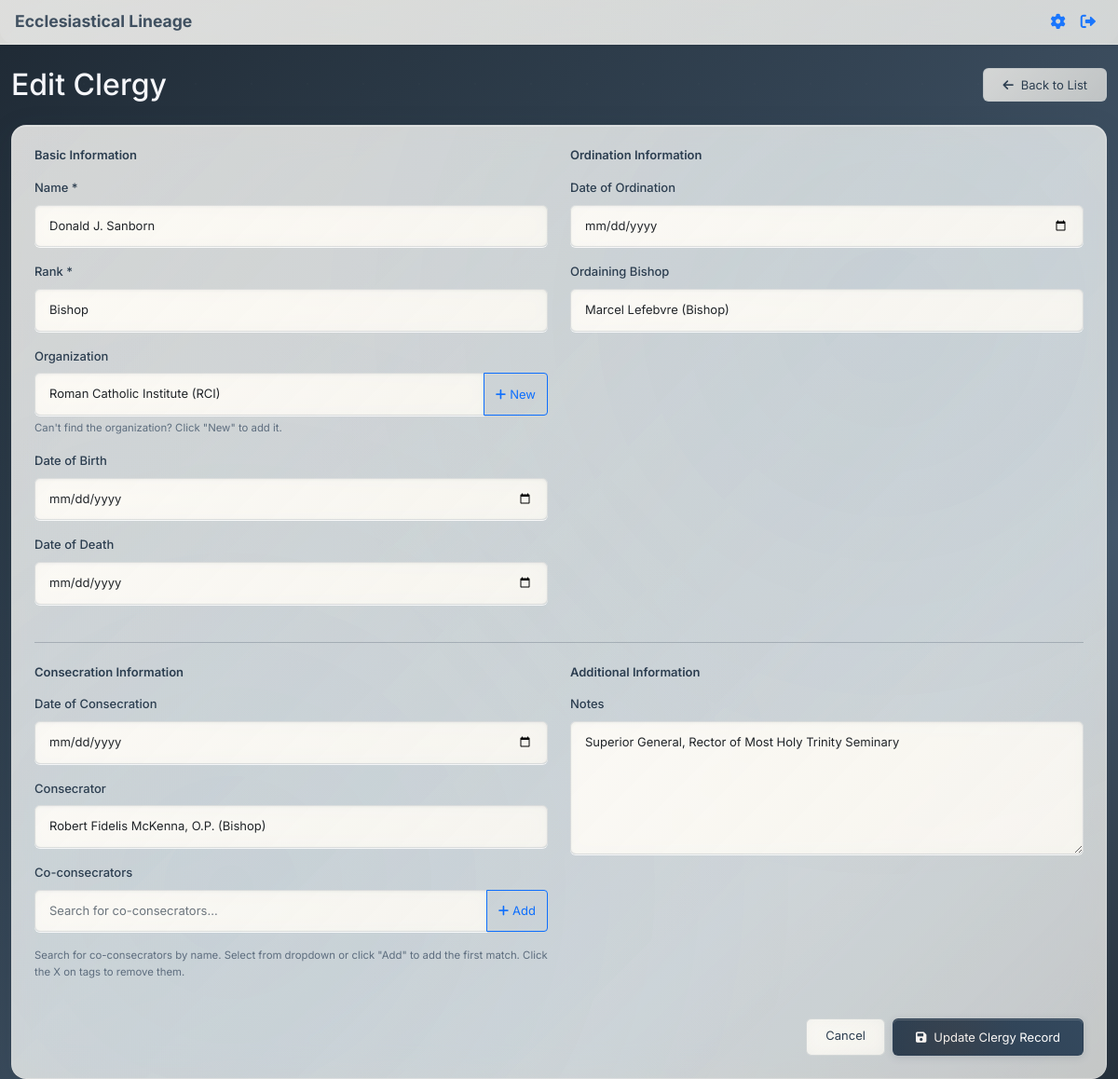
/clergy/1/edit (signed in), run on the app's committed database.
### app.py (models this page shows, shortened)
class Clergy(db.Model):
    id = db.Column(db.Integer, primary_key=True)
    name = db.Column(db.String(200), nullable=False)
    rank = db.Column(db.String(100), nullable=False)
    organization = db.Column(db.String(200))
    date_of_birth = db.Column(db.Date)
    date_of_ordination = db.Column(db.Date)
    ordaining_bishop_id = db.Column(db.Integer, db.ForeignKey('clergy.id'))
    date_of_consecration = db.Column(db.Date)
    consecrator_id = db.Column(db.Integer, db.ForeignKey('clergy.id'))
    co_consecrators = db.Column(db.Text)  # JSON array of clergy IDs
    date_of_death = db.Column(db.Date)
    notes = db.Column(db.Text)
    ordaining_bishop = db.relationship('Clergy', foreign_keys=[ordaining_bishop_id], remote_side=[id])
    consecrator = db.relationship('Clergy', foreign_keys=[consecrator_id], remote_side=[id])
    def get_co_consecrators(self):
        if self.co_consecrators:
            return json.loads(self.co_consecrators)
        return []

class Rank(db.Model):
    id = db.Column(db.Integer, primary_key=True)
    name = db.Column(db.String(100), unique=True, nullable=False)
    description = db.Column(db.Text)
    color = db.Column(db.String(7), nullable=False, default="#000000")
    created_at = db.Column(db.DateTime, default=datetime.utcnow)

class Organization(db.Model):
    id = db.Column(db.Integer, primary_key=True)
    name = db.Column(db.String(200), unique=True, nullable=False)
    abbreviation = db.Column(db.String(20), unique=True)  # Short code for the organization
    description = db.Column(db.Text)
    color = db.Column(db.String(7), nullable=False, default="#27ae60")
    created_at = db.Column(db.DateTime, default=datetime.utcnow)

### app.py (the view, shortened to what this page needs)
@app.route('/clergy/<int:clergy_id>/edit', methods=['GET', 'POST'])
def edit_clergy(clergy_id):
    if 'user_id' not in session:
        flash('Please log in to edit clergy records.', 'error')
        return redirect(url_for('login'))
    clergy = Clergy.query.get_or_404(clergy_id)
    all_clergy = Clergy.query.all()
    all_clergy_data = [
        {
            'id': clergy_member.id,
            'name': clergy_member.name,
            'rank': clergy_member.rank,
            'organization': clergy_member.organization
        }
        for clergy_member in all_clergy
    ]
    ranks = Rank.query.order_by(Rank.name).all()
    organizations = Organization.query.order_by(Organization.name).all()
    return render_template('add_clergy.html',
                         clergy=clergy,
                         all_clergy=all_clergy,
                         all_clergy_data=all_clergy_data,
                         ranks=ranks,
                         organizations=organizations,
                         edit_mode=True)

### templates/add_clergy.html (shortened to what this page needs)
{% extends "base.html" %}
{% block full_content %}
    <div class="container mt-4">
    <div class="d-flex justify-content-between align-items-center mb-4">
        <h1 class="h2 mb-0">{% if edit_mode %}Edit Clergy{% else %}Add New Clergy{% endif %}</h1>
        <a href="{{ url_for('clergy_list') }}" class="btn btn-outline-secondary">
            <i class="fas fa-arrow-left me-2"></i>Back to List
        </a>
    </div>
    <div class="card">
        <div class="card-body p-4">
            <form method="POST">
                <div class="row">
                    <div class="col-md-6">
                        <h4 class="mb-3">Basic Information</h4>
                        <div class="mb-3">
                            <label for="name" class="form-label">Name *</label>
                            <input type="text" class="form-control" id="name" name="name"
                                   value="{{ clergy.name if edit_mode else '' }}" required>
                        </div>
                        <div class="mb-3">
                            <label for="rank" class="form-label">Rank *</label>
                            <select class="form-select" id="rank" name="rank" required>
                                {% for rank in ranks %}
                                    <option value="{{ rank.name }}" {% if edit_mode and clergy.rank == rank.name %}selected{% endif %}>
                                        {{ rank.name }}{% if rank.description %} - {{ rank.description }}{% endif %}
                                    </option>
                                {% endfor %}
                            </select>
                        </div>
                        <div class="mb-3">
                            <label for="organization" class="form-label">Organization</label>
                            <div class="input-group">
                                <select class="form-select" id="organization" name="organization">
                                    {% for organization in organizations %}
                                        <option value="{{ organization.name }}" {% if edit_mode and clergy.organization == organization.name %}selected{% endif %}>
                                            {{ organization.name }}{% if organization.abbreviation %} ({{ organization.abbreviation }}){% endif %}{% if organization.description %} - {{ organization.description }}{% endif %}
                                        </option>
                                    {% endfor %}
                                </select>
                                <button class="btn btn-outline-primary" type="button" onclick="openAddOrganizationModal()" title="Add new organization">
                                    <i class="fas fa-plus me-1"></i>New
                                </button>
                            </div>
                            <div class="form-text">Can't find the organization? Click "New" to add it.</div>
                        </div>
                        <div class="mb-3">
                            <label for="date_of_birth" class="form-label">Date of Birth</label>
                            <input type="date" class="form-control" id="date_of_birth" name="date_of_birth"
                                   value="{{ clergy.date_of_birth.strftime('%Y-%m-%d') if edit_mode and clergy.date_of_birth else '' }}">
                        </div>
                        <div class="mb-3">
                            <label for="date_of_death" class="form-label">Date of Death</label>
                            <input type="date" class="form-control" id="date_of_death" name="date_of_death"
                                   value="{{ clergy.date_of_death.strftime('%Y-%m-%d') if edit_mode and clergy.date_of_death else '' }}">
                        </div>
                    </div>
                    <div class="col-md-6">
                        <h4 class="mb-3">Ordination Information</h4>
                        <div class="mb-3">
                            <label for="date_of_ordination" class="form-label">Date of Ordination</label>
                            <input type="date" class="form-control" id="date_of_ordination" name="date_of_ordination"
                                   value="{{ clergy.date_of_ordination.strftime('%Y-%m-%d') if edit_mode and clergy.date_of_ordination else '' }}">
                        </div>
                        <div class="mb-3">
                            <label for="ordaining_bishop_id" class="form-label">Ordaining Bishop</label>
                            <select class="form-select" id="ordaining_bishop_id" name="ordaining_bishop_id">
                                {% for clergy_member in all_clergy %}
                                    <option value="{{ clergy_member.id }}" {% if edit_mode and clergy.ordaining_bishop_id == clergy_member.id %}selected{% endif %}>{{ clergy_member.name }} ({{ clergy_member.rank }})</option>
                                {% endfor %}
                            </select>
                        </div>
                    </div>
                </div>
                <hr class="my-4">
                <div class="row">
                    <div class="col-md-6">
                        <h4 class="mb-3">Consecration Information</h4>
                        <div class="mb-3">
                            <label for="date_of_consecration" class="form-label">Date of Consecration</label>
                            <input type="date" class="form-control" id="date_of_consecration" name="date_of_consecration"
                                   value="{{ clergy.date_of_consecration.strftime('%Y-%m-%d') if edit_mode and clergy.date_of_consecration else '' }}">
                        </div>
                        <div class="mb-3">
                            <label for="consecrator_id" class="form-label">Consecrator</label>
                            <select class="form-select" id="consecrator_id" name="consecrator_id">
                                {% for clergy_member in all_clergy %}
                                    <option value="{{ clergy_member.id }}" {% if edit_mode and clergy.consecrator_id == clergy_member.id %}selected{% endif %}>{{ clergy_member.name }} ({{ clergy_member.rank }})</option>
                                {% endfor %}
                            </select>
                        </div>
                        <div class="mb-3">
                            <label for="co_consecrators" class="form-label">Co-consecrators</label>
                            <div class="co-consecrators-container">
                                <div class="input-group mb-2">
                                    <input type="text" class="form-control" id="co_consecrator_search" placeholder="Search for co-consecrators...">
                                    <button class="btn btn-outline-primary" type="button" id="add_co_consecrator" title="Add selected co-consecrator">
                                        <i class="fas fa-plus me-1"></i>Add
                                    </button>
                                </div>
                            </div>
                            <div class="form-text">Search for co-consecrators by name. Select from dropdown or click "Add" to add the first match. Click the X on tags to remove them.</div>
                        </div>
                    </div>
                    <div class="col-md-6">
                        <h4 class="mb-3">Additional Information</h4>
                        <div class="mb-3">
                            <label for="notes" class="form-label">Notes</label>
                            <textarea class="form-control" id="notes" name="notes" rows="6" placeholder="Additional notes about this clergy member...">{{ clergy.notes if edit_mode else '' }}</textarea>
                        </div>
                    </div>
                </div>
                <div class="d-flex justify-content-end gap-2 mt-4">
                    <a href="{{ url_for('clergy_list') }}" class="btn btn-outline-secondary">Cancel</a>
                    <button type="submit" class="btn btn-primary">
                        <i class="fas fa-save me-2"></i>{% if edit_mode %}Update Clergy Record{% else %}Save Clergy Record{% endif %}
                    </button>
                </div>
            </form>
        </div>
    </div>
{% endblock %}

### data on the page
Clergy: name "Donald J. Sanborn", rank "Bishop", organization "Roman Catholic Institute (RCI)", ordaining_bishop_id "Marcel Lefebvre (Bishop)", consecrator_id "Robert Fidelis McKenna, O.P. (Bishop)", notes "Superior General, Rector of Most Holy Trinity Seminary"
